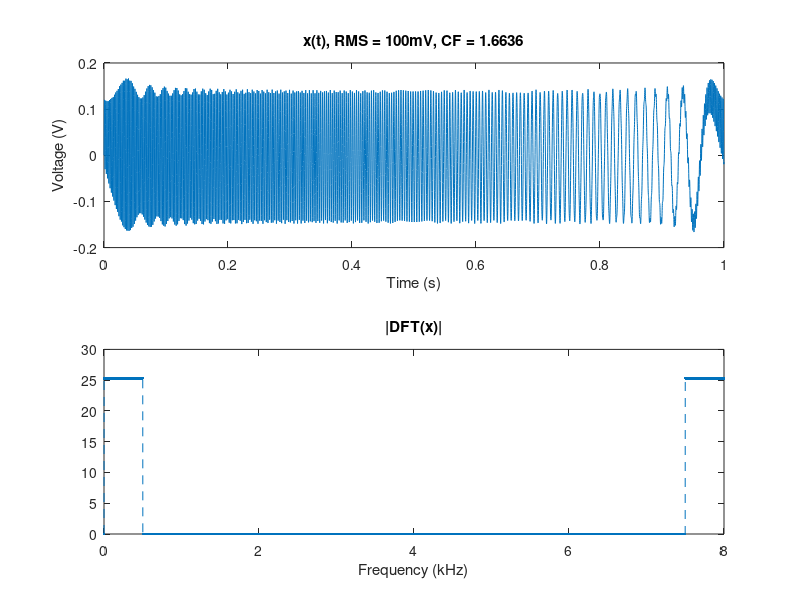

Here is the MATLAB script that generated this plot:
clear
close all

Fs = 8e3;
FsdivN = 1;
N = Fs/FsdivN;
des_rms = 1e-3; %1mV

K = 500;
t = (0:N-1)/Fs;
f = (0:N-1)*Fs/N;

A = ones(1,K);
k = 0:K-1;
phi = k.*(k+1)*pi/K; %Schroeder
% phi = zeros(1,K); %zero;
% phi = rand(1,K)*2*pi; %random
X = zeros(1,N);
X(2:K+1) = A.*exp(1j*phi);
x = N*real(ifft(X));
x = x*0.1/rms(x);
X = fft(x);
CF = max(abs(x))/rms(x);

figure
subplot(2,1,1)
plot(t,x)
xlabel('Time (s)')
ylabel('Voltage (V)')
title(['x(t), RMS = ' num2str(rms(x)*1000) 'mV, CF = ' num2str(CF)])
subplot(2,1,2)
plot(f/1000,abs(X),'.--')
xlabel('Frequency (kHz)')
title('|DFT(x)|')


%save('Group1_Input1.mat','x')
